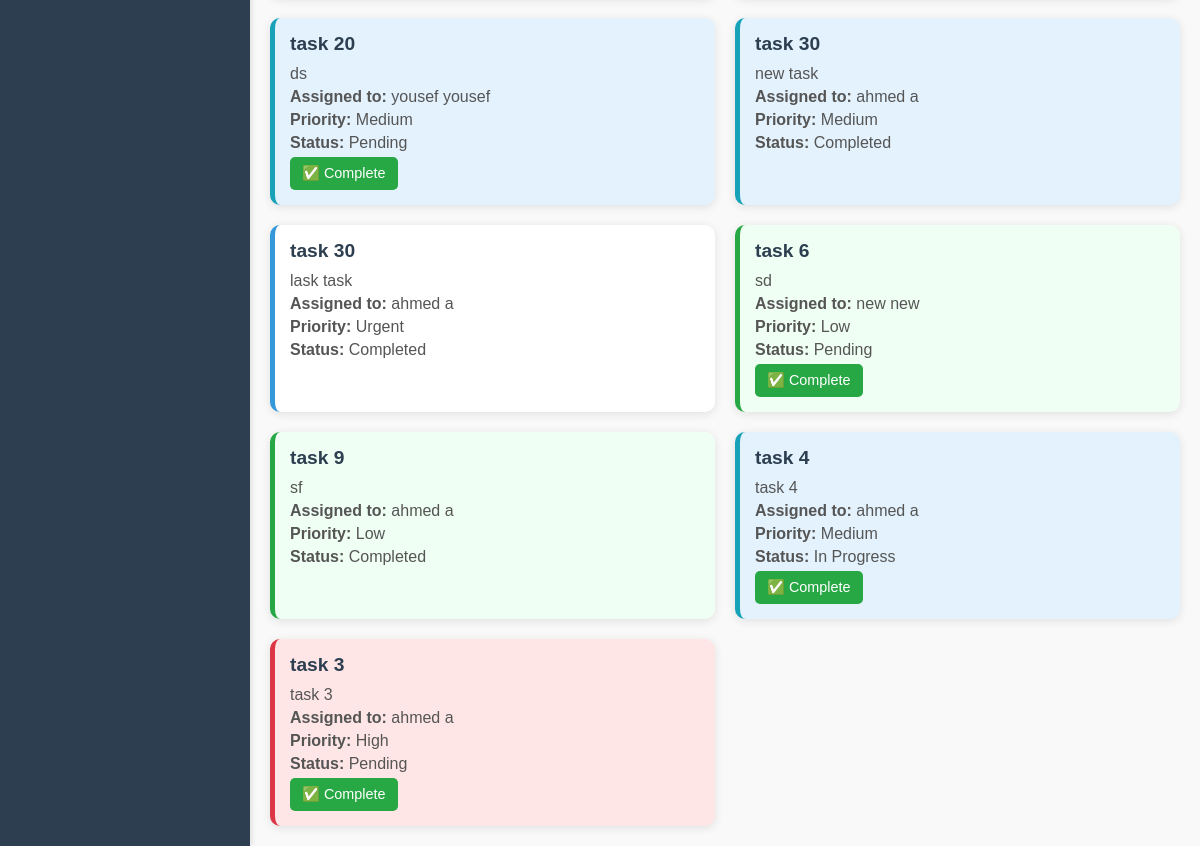
Before: /tasks/tasks/ (lower part) with the older database file.
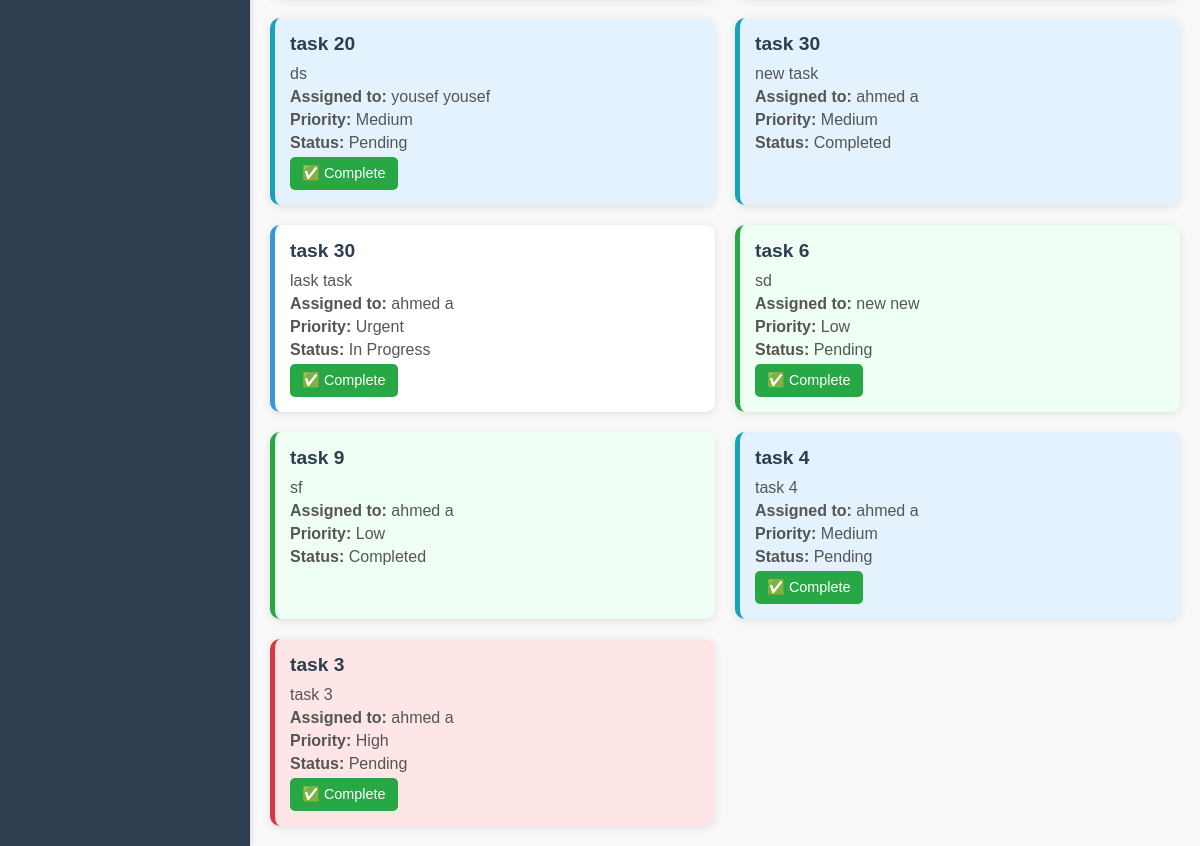
After: the same page with the newer database file.
### tasks/models.py (models this page shows, shortened)
class Task(models.Model):
    STATUS_CHOICES = [
        ('pending', 'Pending'),
        ('in_progress', 'In Progress'),
        ('completed', 'Completed'),
        ('delayed', 'delayed'),
    ]
    PRIORITY_CHOICES = [
        ('low', 'Low'),
        ('medium', 'Medium'),
        ('high', 'High'),
        ('urgent', 'Urgent'),
    ]
    title = models.CharField(max_length=255)
    description = models.TextField(blank=True, null=True)
    assigned_to = models.ForeignKey(User, on_delete=models.CASCADE, limit_choices_to={'role': 'employee'})
    status = models.CharField(max_length=20, choices=STATUS_CHOICES, default='pending')
    priority = models.CharField(max_length=10, choices=PRIORITY_CHOICES, default='medium')
    created_at = models.DateTimeField(auto_now_add=True)

### users/models.py (models this page shows, shortened)
class User(models.Model):
    ROLE_CHOICES = [
        ('manager', 'Manager'),
        ('employee', 'Employee'),
    ]
    first_name = models.CharField(max_length=150, blank=False)
    last_name = models.CharField(max_length=150, blank=False)
    email = models.EmailField(unique=True, blank=False)
    phone_number = models.CharField(max_length=15, blank=True, null=True)
    birthday = models.DateField(blank=True, null=True)
    role = models.CharField(max_length=10, choices=ROLE_CHOICES, default='employee')
    password = models.CharField(max_length=255, blank=False ,null=True)

### tasks/views.py (the view)
# urls.py: path('tasks/', views.task_list, name='task_list'),  # مسار task_list بدون تصفية
def task_list(request, filter_type=None):
    if filter_type == "completed":
        tasks = Task.objects.filter(status="completed")
    elif filter_type == "delayed":
        tasks = Task.objects.filter(status="delayed")
    elif filter_type == "in_progress":
        tasks = Task.objects.filter(status="in_progress")
    else:
        tasks = Task.objects.all()  # Default: Show all tasks
    if request.session.get('user_role') == 'manager':
        template_name = 'tasks/manager_tasks.html'
    else:
        template_name = 'tasks/employee_tasks.html'
    return render(request, template_name, {"tasks": tasks})

### templates/tasks/employee_tasks.html (shortened to what this page needs)
{% load static %}
<!DOCTYPE html>
<html lang="en">
<head>
    <link rel="stylesheet" href="https://cdnjs.cloudflare.com/ajax/libs/font-awesome/6.0.0/css/all.min.css">
    <link rel="stylesheet" href="{% static 'css/user.css' %}">
</head>
<body>
    <div class="dashboard-container">
        <div class="content-wrapper">
            <div class="sidebar">
            </div>
            <div class="main-content">
                <div class="task-list tasks-grid">
                    {% if tasks %}
                        {% for task in tasks %}
                        <div class="task-item {{ task.priority }}" data-status="{{ task.status }}">
                            <h3>{{ task.title }}</h3>
                            <p>{{ task.description }}</p>
                            <p><strong>Assigned to:</strong> {{ task.assigned_to.first_name }} {{ task.assigned_to.last_name }}</p>
                            <p><strong>Priority:</strong> {{ task.get_priority_display }}</p>
                            <p><strong>Status:</strong> {{ task.get_status_display }}</p>
                            {% if task.status != 'completed' %}
                            <form action="{% url 'tasks:update_task_status' task.id %}" method="post" onsubmit="completeTask(event, '{{ task.id }}')">
                                <button type="submit" class="complete-btn">✅ Complete</button>
                            </form>
                            {% endif %}
                        </div>
                        {% endfor %}
                    {% else %}
                        📋 No tasks available
                    {% endif %}
                </div>
            </div>
        </div>
    </div>
</body>
</html>

Changed rows visible on the page:
changed Task "lask task": status "Completed" → "In Progress"; now shows "✅ Complete"
changed Task "task 4": status "In Progress" → "Pending"
